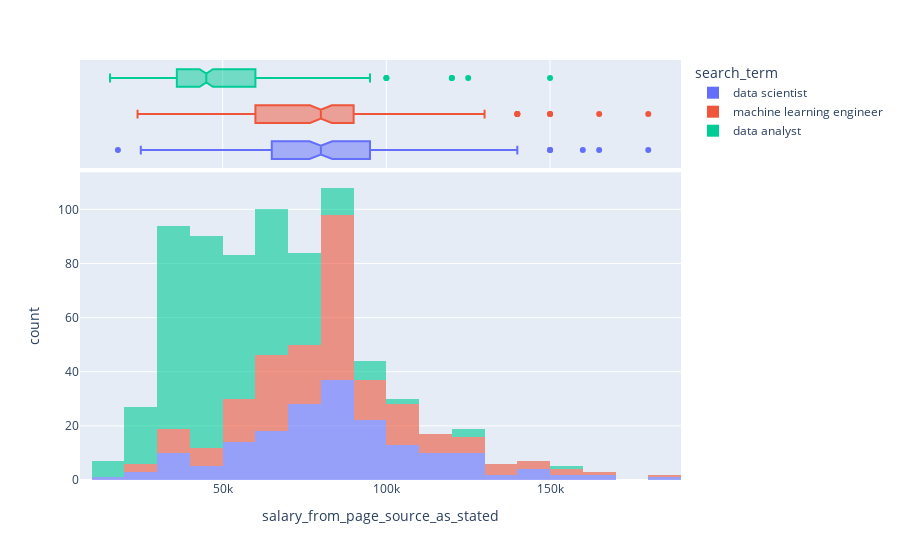

This figure's notebook cell:
### Code cell
px.histogram(salary_df, 'salary_from_page_source_as_stated', 
           hover_name='job_title', color='search_term',
           hover_data=['company', 'salary_from_page_source_as_stated'], 
            marginal='box', nbins=20, opacity=0.6, color_discrete_sequence=['bl])

### Figure 1 — Plotly figure (JSON) as saved in the notebook; plotly's stock layout.template omitted (floating-point values rounded to 4 significant figures; data arrays with more than 128 entries replaced by an {"elided": "..."} marker saying what was removed)
{"data": [{"alignmentgroup": "True", "bingroup": "x", "hovertemplate": "search_term=data scientist<br>salary_from_page_source_as_stated=%{x}<br>count=%{y}<extra></extra>", "legendgroup": "data scientist", "marker": {"color": "#636efa", "opacity": 0.6}, "name": "data scientist", "nbinsx": 20, "offsetgroup": "data scientist", "orientation": "v", "showlegend": true, "type": "histogram", "x": {"elided": "182 int values"}, "xaxis": "x", "yaxis": "y"}, {"alignmentgroup": "True", "customdata": {"elided": "182x2 mixed values"}, "hovertemplate": "<b>%{hovertext}</b><br><br>search_term=data scientist<br>salary_from_page_source_as_stated=%{customdata[1]}<br>company=%{customdata[0]}<extra></extra>", "hovertext": {"elided": "182 str values"}, "legendgroup": "data scientist", "marker": {"color": "#636efa"}, "name": "data scientist", "notched": true, "offsetgroup": "data scientist", "showlegend": false, "type": "box", "x": {"elided": "182 int values"}, "xaxis": "x2", "yaxis": "y2"}, {"alignmentgroup": "True", "bingroup": "x", "hovertemplate": "search_term=machine learning engineer<br>salary_from_page_source_as_stated=%{x}<br>count=%{y}<extra></extra>", "legendgroup": "machine learning engineer", "marker": {"color": "#EF553B", "opacity": 0.6}, "name": "machine learning engineer", "nbinsx": 20, "offsetgroup": "machine learning engineer", "orientation": "v", "showlegend": true, "type": "histogram", "x": {"elided": "200 int values"}, "xaxis": "x", "yaxis": "y"}, {"alignmentgroup": "True", "customdata": {"elided": "200x2 mixed values"}, "hovertemplate": "<b>%{hovertext}</b><br><br>search_term=machine learning engineer<br>salary_from_page_source_as_stated=%{customdata[1]}<br>company=%{customdata[0]}<extra></extra>", "hovertext": {"elided": "200 str values"}, "legendgroup": "machine learning engineer", "marker": {"color": "#EF553B"}, "name": "machine learning engineer", "notched": true, "offsetgroup": "machine learning engineer", "showlegend": false, "type": "box", "x": {"elided": "200 int values"}, "xaxis": "x2", "yaxis": "y2"}, {"alignmentgroup": "True", "bingroup": "x", "hovertemplate": "search_term=data analyst<br>salary_from_page_source_as_stated=%{x}<br>count=%{y}<extra></extra>", "legendgroup": "data analyst", "marker": {"color": "#00cc96", "opacity": 0.6}, "name": "data analyst", "nbinsx": 20, "offsetgroup": "data analyst", "orientation": "v", "showlegend": true, "type": "histogram", "x": {"elided": "344 int values"}, "xaxis": "x", "yaxis": "y"}, {"alignmentgroup": "True", "customdata": {"elided": "344x2 mixed values"}, "hovertemplate": "<b>%{hovertext}</b><br><br>search_term=data analyst<br>salary_from_page_source_as_stated=%{customdata[1]}<br>company=%{customdata[0]}<extra></extra>", "hovertext": {"elided": "344 str values"}, "legendgroup": "data analyst", "marker": {"color": "#00cc96"}, "name": "data analyst", "notched": true, "offsetgroup": "data analyst", "showlegend": false, "type": "box", "x": {"elided": "344 int values"}, "xaxis": "x2", "yaxis": "y2"}], "layout": {"barmode": "relative", "legend": {"title": {"text": "search_term"}, "tracegroupgap": 0}, "margin": {"t": 60}, "xaxis": {"anchor": "y", "domain": [0, 1], "title": {"text": "salary_from_page_source_as_stated"}}, "xaxis2": {"anchor": "y2", "domain": [0, 1], "matches": "x", "showgrid": true, "showticklabels": false}, "yaxis": {"anchor": "x", "domain": [0, 0.7326], "title": {"text": "count"}}, "yaxis2": {"anchor": "x2", "domain": [0.7426, 1], "matches": "y2", "showgrid": false, "showline": false, "showticklabels": false, "ticks": ""}}}
